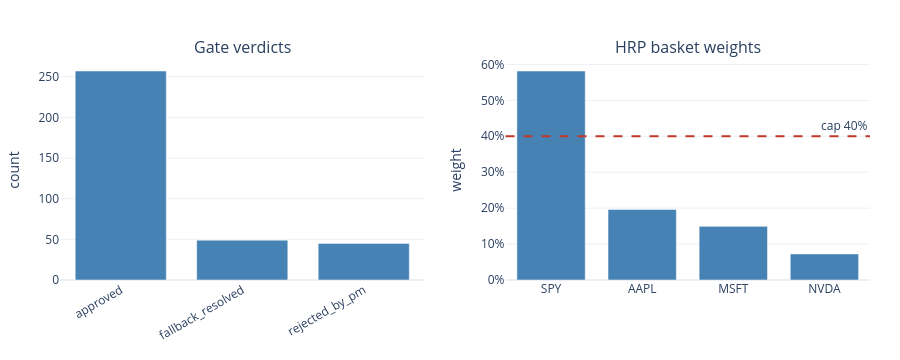

Here is the notebook cell this chart was saved with:
### Code cell
# ── §10.2c Gate verdicts, escalation rate & HRP risk budget ───────────────────
conn = get_fdb()
gv = pd.read_sql_query("SELECT COALESCE(gate_verdict,'(none)') gate_verdict, COUNT(*) n FROM forecasts "
                       "WHERE cycle_id NOT LIKE 'retro%' GROUP BY gate_verdict", conn)
esc = pd.read_sql_query("SELECT AVG(escalated) rate, COUNT(*) n FROM forecasts "
                        "WHERE cycle_id NOT LIKE 'retro%'", conn)
conn.close()
print("Gate verdicts (issued cycles):"); display(gv)
if not esc.empty and esc["n"].iloc[0]:
    print(f"Escalation rate: {float(esc['rate'].iloc[0] or 0):.0%} over {int(esc['n'].iloc[0])} forecasts "
          f"(lower ⇒ more autonomous; gate caps are still enforced).")
try:
    _hrp = hrp_weights()
    hdf = pd.DataFrame(sorted(_hrp.items(), key=lambda kv: -kv[1]), columns=["symbol", "weight"])
    print("\nHRP risk-budget weights (single-name cap "
          f"{CFG['RULES']['hrp_max_weight']:.0%}):")
    display(hdf.assign(**{"weight%": (hdf.weight * 100).round(1)}).drop(columns=["weight"]))
    if _HAVE_PX and _in_notebook():
        from plotly.subplots import make_subplots
        _cap = CFG["RULES"]["hrp_max_weight"]
        fig = make_subplots(rows=1, cols=2,
                            subplot_titles=("Gate verdicts", "HRP basket weights"))
        if not gv.empty:
            fig.add_trace(go.Bar(x=gv["gate_verdict"].astype(str), y=gv["n"],
                                 marker_color=_PAL["accent"], name="verdicts",
                                 hovertemplate="%{x}<br>count: %{y}<extra></extra>"),
                          row=1, col=1)
        fig.add_trace(go.Bar(x=hdf["symbol"], y=hdf["weight"],
                             marker_color=_PAL["accent"], name="weight",
                             hovertemplate="%{x}<br>weight: %{y:.1%}<extra></extra>"),
                      row=1, col=2)
        fig.add_hline(y=_cap, line_dash="dash", line_color=_PAL["sell"],
                      annotation_text=f"cap {_cap:.0%}", annotation_position="top right",
                      row=1, col=2)
        fig.update_xaxes(tickangle=-30, row=1, col=1)
        fig.update_yaxes(title_text="count", row=1, col=1)
        fig.update_yaxes(title_text="weight", tickformat=".0%", row=1, col=2)
        fig.update_layout(template="plotly_white", showlegend=False,
                          height=360, width=900, bargap=0.25,
                          margin=dict(l=60, r=30, t=60, b=80))
        render(fig, "forecaster_gate_hrp")
    elif _HAVE_MPL and _in_notebook():
        fig, ax = plt.subplots(1, 2, figsize=(10, 3.4))
        if not gv.empty:
            ax[0].bar(gv["gate_verdict"].astype(str), gv["n"], color="#4682b4")
            ax[0].set_title("Gate verdicts"); ax[0].tick_params(axis="x", rotation=30)
        ax[1].bar(hdf["symbol"], hdf["weight"], color="#4682b4")
        ax[1].axhline(CFG["RULES"]["hrp_max_weight"], color="#c0392b", ls="--",
                      label=f"cap {CFG['RULES']['hrp_max_weight']:.0%}")
        ax[1].set_title("HRP basket weights"); ax[1].set_ylabel("weight"); ax[1].legend()
        plt.tight_layout(); plt.savefig(f"{CFG['FIGURES_DIR']}/forecaster_gate_hrp.png", dpi=120); plt.show()
except Exception as _e:
    print(f"[HRP weights unavailable: {_e}]")

### Figure 1 — Plotly figure (JSON) as saved in the notebook; plotly's stock layout.template omitted (floating-point values rounded to 4 significant figures)
{"data": [{"hovertemplate": "%{x}<br>count: %{y}<extra></extra>", "marker": {"color": "#4682b4"}, "name": "verdicts", "x": ["approved", "fallback_resolved", "rejected_by_pm"], "xaxis": "x", "y": [257, 49, 45], "yaxis": "y", "type": "bar"}, {"hovertemplate": "%{x}<br>weight: %{y:.1%}<extra></extra>", "marker": {"color": "#4682b4"}, "name": "weight", "x": ["SPY", "AAPL", "MSFT", "NVDA"], "xaxis": "x2", "y": [0.5817, 0.1964, 0.1493, 0.0726], "yaxis": "y2", "type": "bar"}], "layout": {"annotations": [{"font": {"size": 16}, "showarrow": false, "text": "Gate verdicts", "x": 0.225, "xanchor": "center", "xref": "paper", "y": 1, "yanchor": "bottom", "yref": "paper"}, {"font": {"size": 16}, "showarrow": false, "text": "HRP basket weights", "x": 0.775, "xanchor": "center", "xref": "paper", "y": 1, "yanchor": "bottom", "yref": "paper"}, {"showarrow": false, "text": "cap 40%", "x": 1, "xanchor": "right", "xref": "x2 domain", "y": 0.4, "yanchor": "bottom", "yref": "y2"}], "bargap": 0.25, "height": 360, "margin": {"b": 80, "l": 60, "r": 30, "t": 60}, "shapes": [{"line": {"color": "#c0392b", "dash": "dash"}, "type": "line", "x0": 0, "x1": 1, "xref": "x2 domain", "y0": 0.4, "y1": 0.4, "yref": "y2"}], "showlegend": false, "width": 900, "xaxis": {"anchor": "y", "domain": [0, 0.45], "tickangle": -30}, "xaxis2": {"anchor": "y2", "domain": [0.55, 1]}, "yaxis": {"anchor": "x", "domain": [0, 1], "title": {"text": "count"}}, "yaxis2": {"anchor": "x2", "domain": [0, 1], "tickformat": ".0%", "title": {"text": "weight"}}}}
